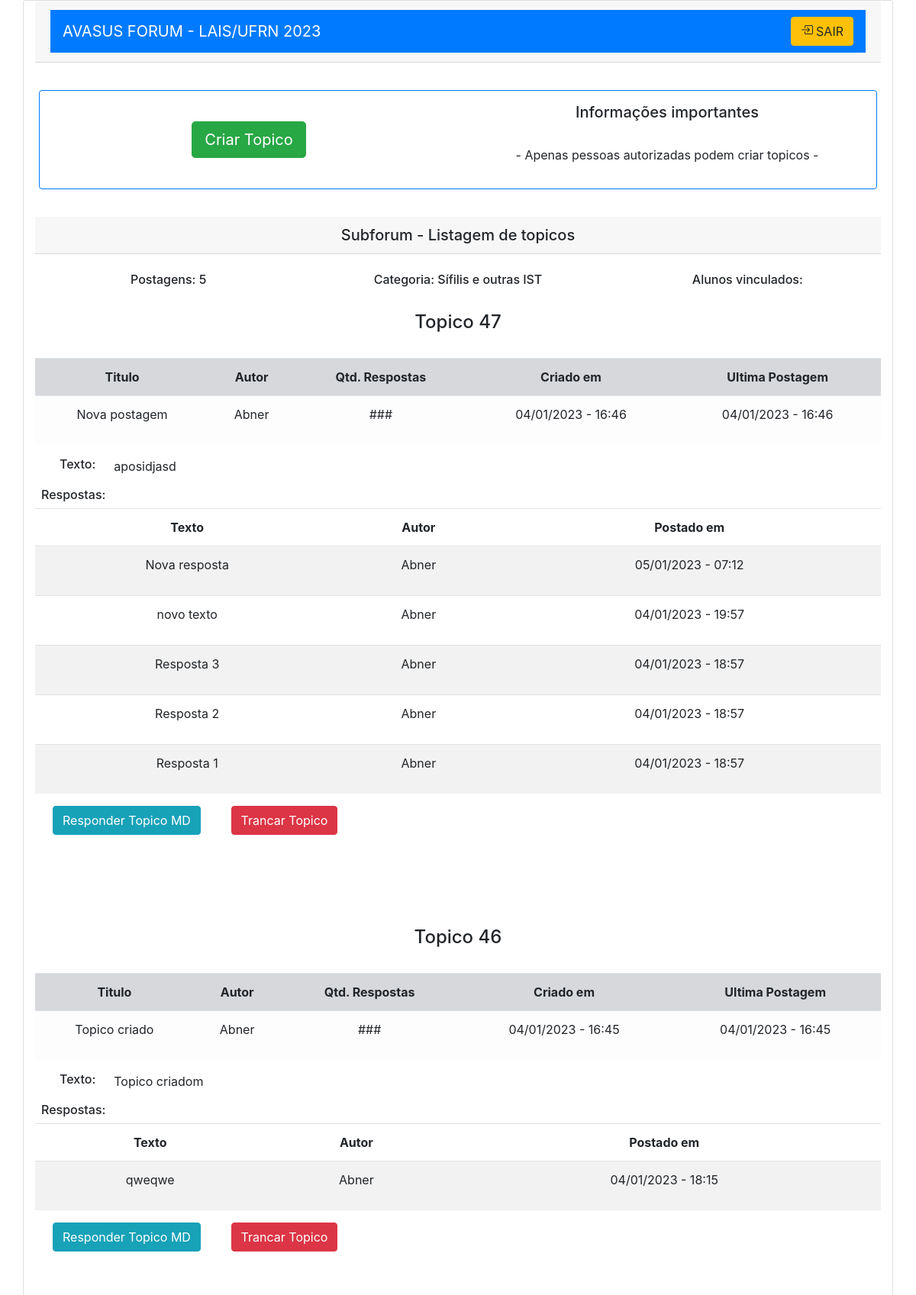
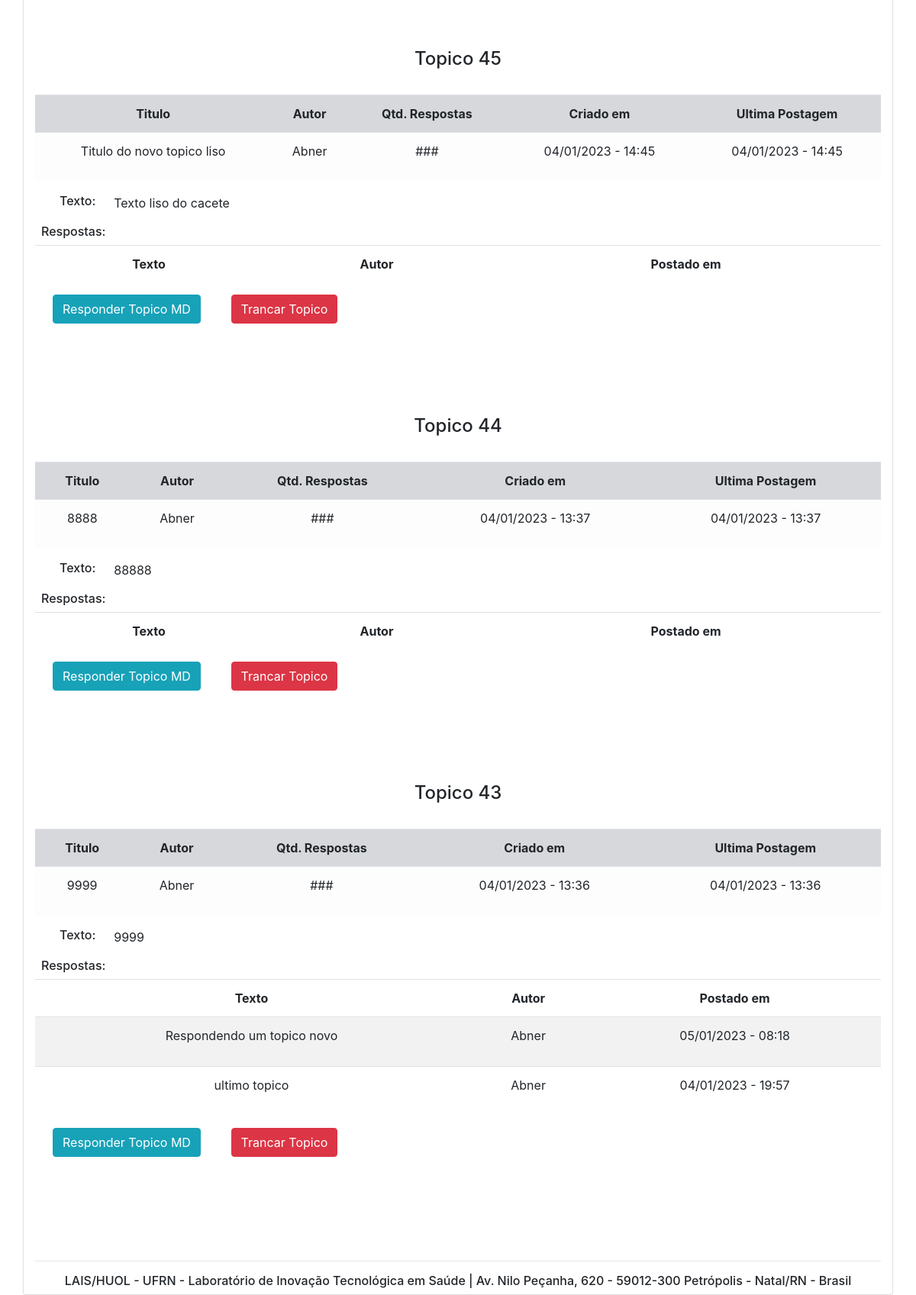
The page /1 (signed in) on the database its author committed (2 pictures, top to bottom).
### forum/models.py (models this page shows, shortened)
class Categoria(models.Model):
    id = models.IntegerField(primary_key=True)
    nome = models.CharField(max_length=45, default=" ")

class Topico(models.Model):
    cod_topico = models.AutoField(primary_key=True)
    cod_subforum = models.ForeignKey(Subforum, on_delete=models.CASCADE)
    autor = models.ForeignKey(CustomUser, on_delete=models.CASCADE)
    nome_autor = models.CharField(max_length=50, default=' ')
    titulo = models.CharField(max_length=120, default=' ')
    descricao = models.CharField(max_length=512, default=' ')
    data_criacao = models.DateTimeField(default=timezone.now)
    ESTADO = (
        ("ATV", "Ativado"),
        ("TRC", "Trancado"),
    )
    estado = models.CharField(choices=ESTADO, max_length=4, default='ATV')

class Resposta(models.Model):
    cod_topico = models.ForeignKey(Topico, on_delete=models.CASCADE)
    autor = models.ForeignKey(CustomUser, on_delete=models.CASCADE)
    nome_autor = models.CharField(max_length=50, default=' ')
    nome_social = models.CharField(max_length=50, default=' ')
    texto = models.CharField(max_length=512, default=' ')
    data_criacao = models.DateTimeField(default=timezone.now)

### forum/views.py (the view, shortened to what this page needs)
# urls.py: re_path(r'^(?P<cod_subforum>\d+)', post_subforum, name='subforum' )
def post_subforum(request, cod_subforum):
    if request.user.is_authenticated == True:
        topicos = Topico.objects.filter(cod_subforum=cod_subforum).values_list('cod_topico', 'nome_autor', 'titulo', 'descricao', 'data_criacao', 'estado').order_by('-data_criacao')
        cod_categoria = Subforum.objects.filter(cod_subforum=cod_subforum).values_list('cat_subforum')
        categoria = Categoria.objects.filter(id=cod_categoria[0][0]).values_list('nome')
        total_postagens = len(topicos)
        respostas = Resposta.objects.values_list('cod_topico', 'autor', 'nome_autor', 'texto', 'data_criacao').order_by('-data_criacao')
        context = {
            'cod_subforum': cod_subforum,
            'topicos' : topicos,
            'categoria': categoria[0][0],
            'total_postagens' : total_postagens,
            'respostas' : respostas,
            }
        return render(request, "subforum.html", context)

### forum/templates/subforum.html (shortened to what this page needs)
<!DOCTYPE html>
<html lang="pt-br">
  <head>
    <link
    href="//maxcdn.bootstrapcdn.com/bootstrap/4.0.0/css/bootstrap.min.css"
    rel="stylesheet"
    id="bootstrap-css"
  />
  <link rel="stylesheet" href="https://cdn.jsdelivr.net/npm/bootstrap-icons@1.8.1/font/bootstrap-icons.css">
  </head>
  <body>
      <div class="text-center text-lg-start ">
        <form action="" method="POST">
          <div class="card container ">
            <div class="card-header">
              <nav class="navbar navbar-dark bg-primary">
                <a class="navbar-brand" href="#">AVASUS FORUM - LAIS/UFRN 2023 </a>
                <form class="form-inline my-2 my-lg-0">
                  <a href="{% url 'logout' %}" class=" btn btn-warning ">
                    SAIR</a>
                </form>
              </nav>
            </div>
            <div class="card-body ">
                <div class="row border border-primary rounded py-3 my-3">
                    <div class="col-sm  ">
      <br>
      <a href="#myModal" class="btn btn-success btn-lg"  data-toggle="modal">Criar Topico</a>
            </form>
            </div>
                      <br>
                    <div class="col-sm">
                      <p class="h5"> Informações importantes </p><br>
                      <p>- Apenas pessoas autorizadas podem criar topicos -</p>
                    </div>
                <div class="card-header h5">
                    Subforum - Listagem de topicos
                  </div>
                  <br>
                  <div class="row">
                    <div class="col">
                        <h6>Postagens: {{total_postagens}} </h6>
                    </div>
                    <div class="col">
                        <h6>Categoria: {{categoria}}</h6>
                    </div>
                    <div class="col">
                        <h6>Alunos vinculados: </h6>
                    </div>
                  </div>
                  {% for cod_topico, autor, titulo, descricao, data_criacao, estado  in topicos %}
                  <br>
                  <h4>Topico {{cod_topico}}</h4>
                  <br>
                  <table class="table   table-hover">
                    <thead class="table-light" >
                      <tr>
                        <td class="table-secondary" ><b>Titulo </b></td>
                        <td class="table-secondary" ><b>Autor</b></td>
                        <td class="table-secondary" ><b>Qtd. Respostas</b></td>
                        <td class="table-secondary" ><b>Criado em</b></td>
                        <td class="table-secondary" ><b>Ultima Postagem</b></td>
                      </tr>
                    </thead>
                    <tbody>
                      <tr>
                      <td  class="table-light" >  {{titulo}} </td>
                      <td  class="table-light" >
                          <p> {{autor}}</p>
                      </td>
                      <td  class="table-light" >
                        <p> ### </p>
                    </td>
                      <td  class="table-light">
                          <p>{{data_criacao | date:"d/m/Y - H:i" }}</p>
                      </td>
                      <td  class="table-light">
                        <p>{{data_criacao | date:"d/m/Y - H:i" }}</p>
                      </td>
                      </tr>
                    </tbody>
                  </table>
                  <div class="row mx-2">
                    <h6 class="mx-4"> Texto:  </h6>
                    <p> {{descricao}}</p>
                  </div>
              <div class="row mx-2">
                <h6>Respostas: </h6>
              </div>
              <table class="table table-striped table-hover">
                <thead>
                  <tr>
                    <td><b>Texto </b></td>
                    <td><b>Autor</b></td>
                    <td><b>Postado em</b></td>
                  </tr>
                </thead>
                <tbody>
              {% for a, b , nome_autor_resp, texto_resp ,postado_em_resp in respostas %}
                {% if a ==  cod_topico %}
                     <tr>
                      <td >  {{texto_resp}} </td>
                      <td >
                          <p> {{nome_autor_resp}}</p>
                      </td>
                      <td  >
                        <p> {{postado_em_resp | date:"d/m/Y - H:i"}}</p>
                      </td>
                    </tr>
                {% endif %}
              {%endfor%}
            </tbody>
            </table>
            <div class="row mx-2">
                <div class="col-1">
                  <a href="#myModal{{cod_topico}}" class="btn btn-info"  data-toggle="modal">Responder Topico MD</a>
                </div>
                <div class="col-5">
                    <button  type="button" class="btn btn-danger" data-toggle="modal" data-target="#exampleModalCenter" {{bloquear}}>
                        Trancar Topico
                    </button>
                </div>
            </div>
            <br>
            <br>
            <br>
            <br>
            {% endfor %}
            <footer>
              <br>
              <hr>
              <p class="h6">LAIS/HUOL - UFRN - Laboratório de Inovação Tecnológica em Saúde | Av. Nilo Peçanha, 620 - 59012-300 Petrópolis - Natal/RN - Brasil </p>
              </footer>
  </body>
</html>

### rows shown on the page
Categoria: nome "Sífilis e outras IST"
Topico: topicos "Nova postagem", topicos "Abner", data_criacao "04/01/2023 - 16:46", data_criacao "04/01/2023 - 16:46", topicos "aposidjasd"
Resposta: texto "Nova resposta", nome_autor "Abner", postado_em_resp "05/01/2023 - 07:12"
Resposta: texto "novo texto", nome_autor "Abner", postado_em_resp "04/01/2023 - 19:57"
Resposta: texto "Resposta 3", nome_autor "Abner", postado_em_resp "04/01/2023 - 18:57"
Resposta: texto "Resposta 2", nome_autor "Abner", postado_em_resp "04/01/2023 - 18:57"
Topico: topicos "Topico criado", topicos "Abner", data_criacao "04/01/2023 - 16:45", data_criacao "04/01/2023 - 16:45", topicos "Topico criadom"
Resposta: texto "qweqwe", nome_autor "Abner", postado_em_resp "04/01/2023 - 18:15"
Topico: topicos "Titulo do novo topico liso", topicos "Abner", data_criacao "04/01/2023 - 14:45", data_criacao "04/01/2023 - 14:45", topicos "Texto liso do cacete"
Topico: topicos "8888", topicos "Abner", data_criacao "04/01/2023 - 13:37", data_criacao "04/01/2023 - 13:37", topicos "88888"
Topico: topicos "9999", topicos "Abner", data_criacao "04/01/2023 - 13:36", data_criacao "04/01/2023 - 13:36", topicos "9999"
Resposta: texto "Respondendo um topico novo", nome_autor "Abner", postado_em_resp "05/01/2023 - 08:18"
Resposta: texto "ultimo topico", nome_autor "Abner", postado_em_resp "04/01/2023 - 19:57"

### other values the page prints
{{ total_postagens }} "5"
{{ cod_topico }} "47" "46" "45" "44" "43"
{{ texto_resp }} "Resposta 1"
{{ nome_autor_resp }} "Abner"
{{ postado_em_resp | date:"d/m/Y - H:i" }} "04/01/2023 - 18:57"
